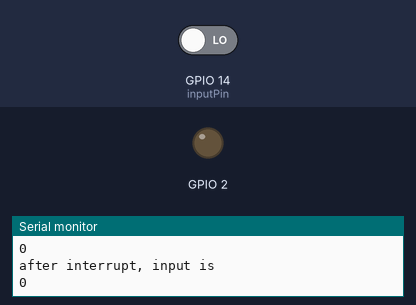
The sketch below on a simulated ESP8266 (NodeMCU). On the bench: output pins drawn as LEDs (lit = HIGH, except the on-board LED, lit = LOW), the last lines printed to the serial monitor. The test bench sets the inputs (shaded band); at power-on: GPIO 14 (inputPin) LOW. WiFi joins after 1.5 s; servers stay silent unless stated.

Above: at 0.7 s.
At 2.7 s:
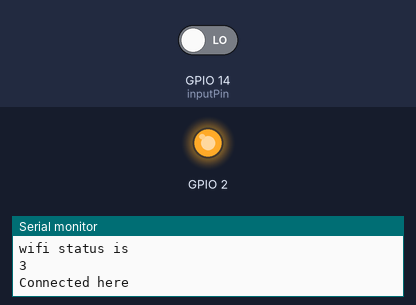
2.8 s: GPIO 14 (inputPin) driven HIGH
Timing chart, 0 to 5.8 s (numbered marks = the images above; inputs shaded):
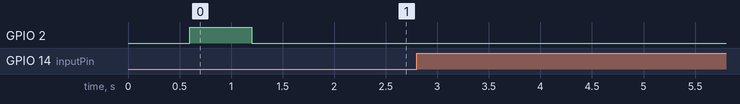

The sketch:

ESPSketch.ino
```cpp
#include <ESP8266WiFi.h>          //https://github.com/esp8266/Arduino

//needed for library
#include <DNSServer.h>
#include <ESP8266WebServer.h>
#include <WiFiManager.h>          //https://github.com/tzapu/WiFiManager

//for LED status
#include <Ticker.h>
Ticker ticker;
int inputPin = 14;
int val=0;
void tick()
{
  //toggle state
  int state = digitalRead(BUILTIN_LED);  // get the current state of GPIO1 pin
  digitalWrite(BUILTIN_LED, !state);     // set pin to the opposite state
}

void userInterrupt(){
  WiFiManager wifiManager;
  val = digitalRead(inputPin);
  if(val){
    WiFi.disconnect(true);
    Serial.println("wifi ssid after reset settings is");
    Serial.println(WiFi.SSID());
    wifiManager.autoConnect();
  }
  else
  {
    return;
  }
}
//gets called when WiFiManager enters configuration mode
void configModeCallback (WiFiManager *myWiFiManager) {
  Serial.println("Entered config mode");
  Serial.println(WiFi.softAPIP());
  //if you used auto generated SSID, print it
  Serial.println(myWiFiManager->getConfigPortalSSID());
  //entered config mode, make led toggle faster
  ticker.attach(0.2, tick);
}

void setup() {
  // put your setup code here, to run once:
  Serial.begin(115200);

  //set led pin as output
  pinMode(BUILTIN_LED, OUTPUT);
  // start ticker with 0.5 because we start in AP mode and try to connect
  ticker.attach(0.6, tick);
  Serial.println("input is ");
  Serial.println(val);
  attachInterrupt(inputPin, userInterrupt, RISING);
  Serial.println("after interrupt, input is ");
  Serial.println(val);

  //WiFiManager
  //Local intialization. Once its business is done, there is no need to keep it around
  WiFiManager wifiManager;
  //reset settings - for testing
  //wifiManager.resetSettings();
  //wifiManager.myReset();

  //set callback that gets called when connecting to previous WiFi fails, and enters Access Point mode
  wifiManager.setAPCallback(configModeCallback);

  //fetches ssid and pass and tries to connect
  //if it does not connect it starts an access point with the specified name
  //here  "AutoConnectAP"
  //and goes into a blocking loop awaiting configuration
  if (!wifiManager.autoConnect()) {
    Serial.println("failed to connect and hit ti meout");
    //reset and try again, or maybe put it to deep sleep
    ESP.reset();
    delay(1000);
  }

  //if you get here you have connected to the WiFi
  Serial.println("connected...yeey :)");
  ticker.detach();
  //keep LED on
  digitalWrite(BUILTIN_LED, LOW);
}

void loop() {
   WiFiManager wifiManager;
  // put your main code here, to run repeatedly:
   Serial.println("wifi status is ");
 Serial.println(WiFi.status());
  if(WiFi.status()!=WL_CONNECTED){
    Serial.println("failed to connect, retrying ");
    ticker.attach(0.6, tick);
  }
  else{
    Serial.println("Connected here");
    ticker.detach();
    digitalWrite(BUILTIN_LED, LOW);
  }
  wifiManager.checkConnection();
  delay(5000);

}
```
